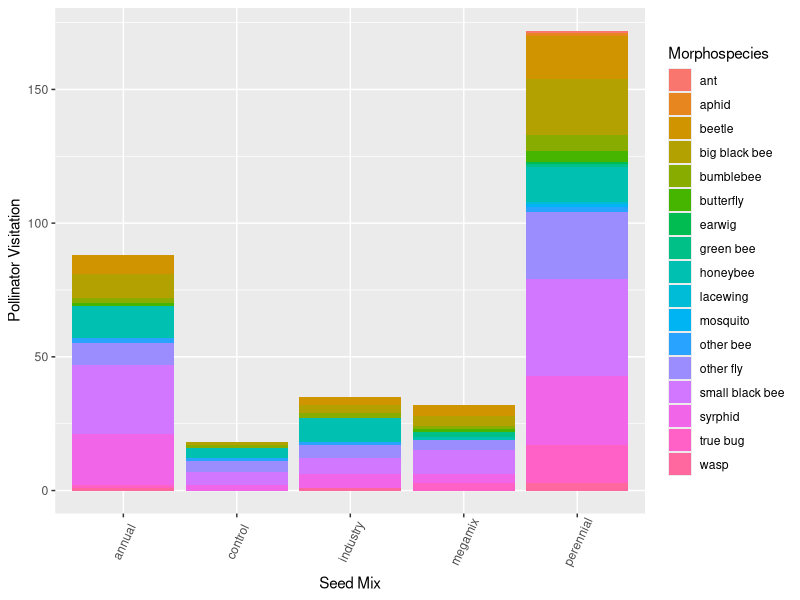

The R script that drew this image: (Note: this script raises an error after producing the figure.)
## POLLINATOR THESIS PROJECT FIGURES
## Pollinator visitations by seed mix


## Libraries needed
library(tidyverse)
library(ggplot2)
library(dplyr)

#############################
#############################
#############################
#############################
## Import data
## Clean up column names and columns

observedpollinators <- read.csv("observedpollinators_2021.csv")
names(observedpollinators) <- c ("Month", "Orchard.Age", "Block", "Management", "Seed.Mix", "Host.Plant", "Morphospecies", "Number", "Notes")

#############################
#############################

## First I'll filter the observed pollinator dataset to find total pollinator visits for each seed mix
## I want to count all pollinator visits within a seed mix by each management subplot, and by what
## morphospecies were visiting that seed mix



seedmixabundances <- observedpollinators %>%
  select(Orchard.Age, Block, Management, Seed.Mix, Morphospecies, Number) %>%
  group_by(Orchard.Age, Block, Seed.Mix, Management, Morphospecies) %>%
  summarise(Number = sum(Number))

## For graphing this, I want to do a stacked bar plot
ggplot(seedmixabundances, aes(fill=Morphospecies, x=Seed.Mix)) + 
  geom_bar(stat="count", position="stack") +
  theme(axis.text.x = element_text(angle=65, vjust=0.6)) +
  labs(x="Seed Mix", y="Pollinator Visitation")
#############################
#############################
## Graphing version 2: I want to do something similar to what I did with richness
## where I group observations by the actual plant they were observed on, not just seed mix,
## so that I can account for escapee plants.

annualspecies <- c("collomia", "amsinckia", "clarkia", "epilobium", "gilia",
                   "lotus", "plectritis", "sanguisorba")

perennialspecies <- c("achillea", "agoseris", "lomatium", "potentilla",
                      "prunella", "viola", "geum", "eriophyllum")

industryspecies <- c("barley", "oats", "vetch", "clover")

taxonomicobservations<-observedpollinators%>%
  mutate(seedmix2=ifelse(Host.Plant%in%perennialspecies, "perennial",
                         ifelse(Host.Plant%in%annualspecies, "annual", 
                                ifelse(Host.Plant%in%industryspecies, "industry", 
                                       ifelse(Host.Plant=="weed","weed", Host.Plant)))))%>%
  ungroup()%>%
  group_by(Orchard.Age, Block, Management, Morphospecies, seedmix2)%>%
  summarise(Number = sum(Number))

newplots<-plots%>%  #convert to species types
  mutate(seedmix2=ifelse(Seed.Mix=="control", "weed", Seed.Mix))%>%
  dplyr::select(-Seed.Mix)

##taxonomicobservations<-full_join(newplots, taxonomicobservations)%>% #need zeroes
 ## mutate(Number=ifelse(is.na(Number), 0, Number)) %>%
 ## mutate(Morphospecies=ifelse(is.na(Morphospecies), 0, Morphospecies))

ggplot(taxonomicobservations, aes(fill=Morphospecies, x=seedmix2)) + 
  geom_bar(stat="count", position="stack") +
  theme(axis.text.x = element_text(angle=65, vjust=0.6)) +
  labs(x="Seed Mix", y="Pollinator Visitation")

#############################
#############################
## Statistics

##First, I want to test if the means are different for total pollinator visitations in each seed mix
## category. I'll create a dataset first of all the visitations (not divided up my morphospecies)
## per seed mix, and then compare the means with the 'aov' function
seedmixmeans <- observedpollinators %>%
  group_by(Orchard.Age, Block, Seed.Mix) %>%
  summarise(Number = sum(Number))

aov <- aov(Number~Seed.Mix, data=seedmixmeans)
summary(aov)

## Results: P < 0.05, so I'll go ahead with a Tukey test
tukey <- TukeyHSD(aov, conf.level=.95)

## Tukey results: There's a significant difference between the perennial & megamix and perennial & control
## pollinator visitations

#############################
#############################
## Statistics for 'taxonomicobservations'

seedmixmeans2<-observedpollinators%>%
  mutate(seedmix2=ifelse(Host.Plant%in%perennialspecies, "perennial",
                         ifelse(Host.Plant%in%annualspecies, "annual", 
                                ifelse(Host.Plant%in%industryspecies, "industry", 
                                       ifelse(Host.Plant=="weed","weed", Host.Plant)))))%>%
  ungroup()%>%
  group_by(Orchard.Age, Block, seedmix2)%>%
  summarise(Number = sum(Number))

aov <- aov(Number~seedmix2, data=seedmixmeans2)
summary(aov)

## Results: P < 0.05, so I'll go ahead with a Tukey test
tukey2 <- TukeyHSD(aov, conf.level=.95)

## When examining observations by plant species, there is a significant difference between
## perennials and annuals, and perennials and weeds
